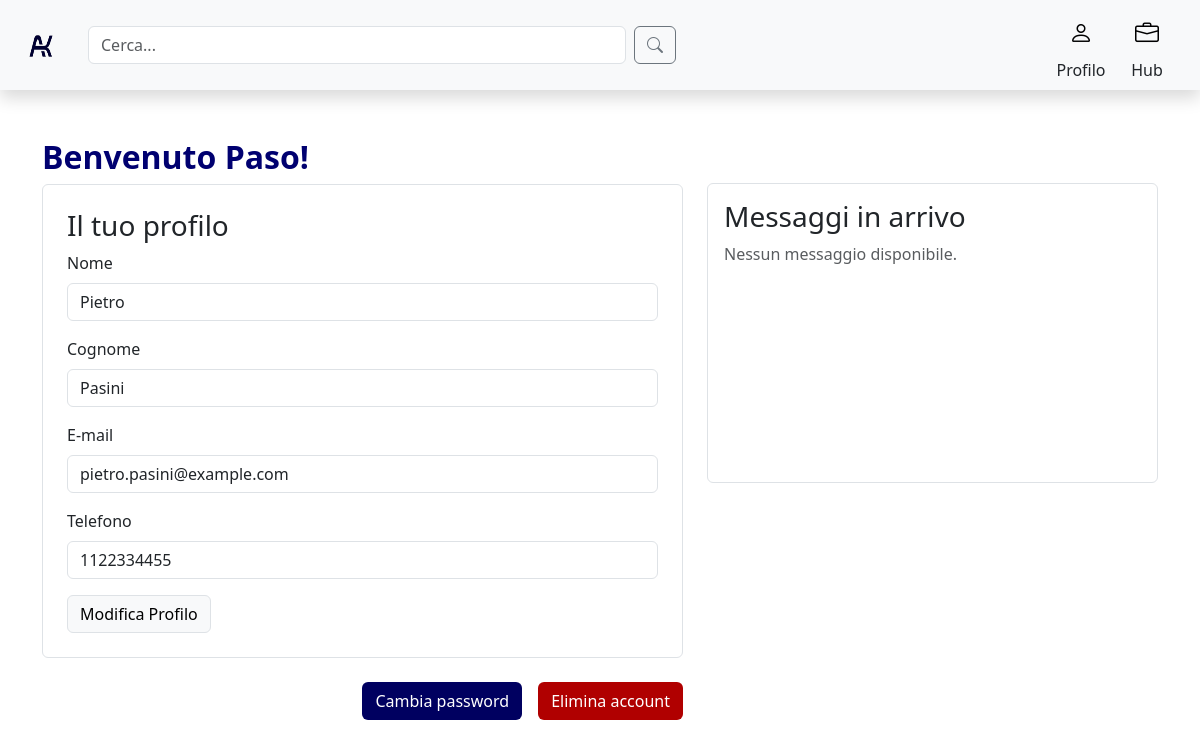
The app's page /profile.php (signed in) with its own data.
### tables this page shows
create table Utente (
     Nome VARCHAR(20) not null,
     Cognome VARCHAR(20) not null,
     Username VARCHAR(20) not null,
     Email VARCHAR(30) not null,
     Password VARCHAR(100) not null,
     Tipo VARCHAR(20) not null,
     PartitaIVA VARCHAR(20),
     Telefono VARCHAR(20) not null,
     Icona VARCHAR(50),
     constraint ID_Utente_ID primary key (Username));

### profile.php (called while the page is built, shortened)
<?php
require_once 'bootstrap.php';
$templateParams["titolo"] = "Aeki - Utente";
$templateParams["nome"] = "profile_main.php";
$templateParams["js"] = array(
    "js/viewPasswordProfile.js",
    "js/updateMessages.js",
    "js/updateProfile.js",
    "js/deleteProfile.js",
    "js/remember.js",
    "js/changePassword.js"
);
if (isset($_SESSION['user_id'])) {
    $templateParams["utente"] = $dbh->getUtente($_SESSION['user_id']);
    $templateParams["recensioni"] = $dbh->getRecensioniByUtente($_SESSION['user_id']);
    $templateParams["messaggi"] = $dbh->getMessaggiByUtente($_SESSION['user_id']);
} else {
    header('Location: login.php');
    exit();
}
require 'template/base.php';
?>

### db/database.php (called while the page is built, shortened)
<?php
class DatabaseHelper{
    private $db;
    public function __construct($servername, $username, $password, $dbname){
        $this->db = new mysqli($servername, $username, $password, $dbname);
    }
    public function getUtente($username) {
        $stmt = $this->db->prepare("SELECT * FROM Utente WHERE Username = ?");
        $stmt->bind_param("s", $username);
        $stmt->execute();
        $result = $stmt->get_result();
        return $result->fetch_assoc();
    }
    public function getMessaggiByUtente($username) {
        $stmt = $this->db->prepare("SELECT Testo, Data FROM Notifica WHERE Username = ? ORDER BY Data DESC");
        $stmt->bind_param("s", $username);
        $stmt->execute();
        $result = $stmt->get_result();
        return $result->fetch_all(MYSQLI_ASSOC);
    }
    public function getRecensioniByUtente($username) {
        $stmt = $this->db->prepare("SELECT * FROM Recensione WHERE Username = ?");
        $stmt->bind_param("s", $username);
        $stmt->execute();
        $result = $stmt->get_result();
        return $result->fetch_all(MYSQLI_ASSOC);
    }
}
?>

### bootstrap.php (called while the page is built, shortened)
<?php
require_once("db/database.php");
$dbh = new DatabaseHelper("localhost", "root", "", "aekiDb");
?>

### template/profile_main.php (the view, shortened to what this page needs)
<link rel="stylesheet" href="./css/profile_style.css">
<div class="container my-5">
    <div class="row">
        <section class="col-lg-7">
            <h2 class="fw-bold" style="color: #000070">Benvenuto <?php echo $templateParams["utente"]['Username']; ?>!</h2>
            <div class="border rounded p-4">
                <h3>Il tuo profilo</h3>
                <div class="mb-3">
                    <label for="nome" class="form-label">Nome</label>
                    <input type="text" class="form-control nomeUtente" id="nome" value="<?php echo $templateParams["utente"]['Nome']; ?>" readonly>
                </div>
                <div class="mb-3">
                    <label for="cognome" class="form-label">Cognome</label>
                    <input type="text" class="form-control cognomeUtente" id="cognome" value="<?php echo $templateParams["utente"]['Cognome']; ?>" readonly>
                </div>
                <div class="mb-3">
                    <label for="email" class="form-label">E-mail</label>
                    <input type="email" class="form-control emailUtente" id="email" value="<?php echo $templateParams["utente"]['Email']; ?>" readonly>
                </div>
                <div class="mb-3">
                    <label for="telefono" class="form-label">Telefono</label>
                    <input type="text" class="form-control telefonoUtente" id="telefono" value="<?php echo $templateParams["utente"]['Telefono']; ?>" readonly>
                </div>
                <button type="button" class="btn btn-light border" data-bs-toggle="modal" data-bs-target="#modificaProfiloModal">Modifica Profilo</button>
            </div>
            <div class="d-flex justify-content-end gap-3 mt-4">
                <button type="button" class="btn" style="background-color: #000060;color:#FFFFFF" data-bs-toggle="modal" data-bs-target="#cambiaPasswordModal">Cambia password</button>
                <button type="button" class="btn" style="background-color: #B00000;color:#FFFFFF" data-bs-toggle="modal" data-bs-target="#eliminaAccountModal">Elimina account</button>
            </div>
        </section>
        <aside class="col-lg-5">
            <div class="border rounded p-3 mb-4" style="height: 300px; overflow-y: auto;">
                <h3>Messaggi in arrivo</h3>
                <ul class="list-group messaggi-container" id="messaggi-container">
                    <li id="no-messages" class="text-muted">Nessun messaggio disponibile.</li>
                </ul>
            </div>
        </aside>
    </div>
</div>

### css/profile_style.css (style rules this page uses)
aside.col-lg-5 { margin-top: 45px; }
.messaggi-container, .recensioni-container { max-height: 300px; overflow-y: scroll; }

### records on screen
utente: Username "Paso", Nome "Pietro", Cognome "Pasini", Email "pietro.pasini@example.com", Telefono "1122334455"
